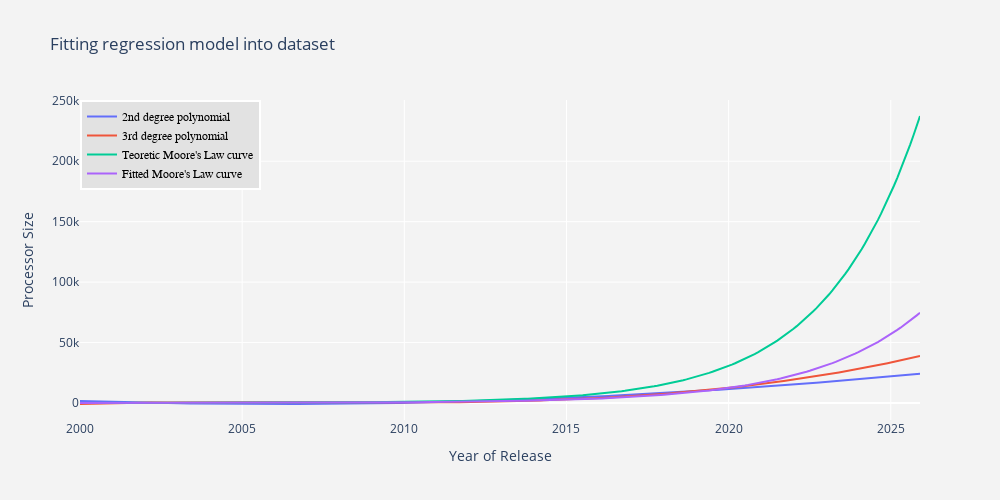

Notebook code for this chart:
### Code cell
import plotly.offline as py
import plotly.graph_objs as go

X_grid = np.arange(min(year_arr), max(year_arr) + 5, 0.1)
X_grid = X_grid.reshape((len(X_grid), 1))

y_pred_lin_reg_2 = lin_reg_2.predict(poly_reg_2.fit_transform(X_grid))
y_pred_lin_reg_3 = lin_reg_3.predict(poly_reg_3.fit_transform(X_grid))

X_grid = X_grid.flatten()

y_pred_moore_law_teoretic = calculateTransistorsMoore(X_grid, int(year_min),Transistors_arr_median[0])
y_pred_moore_law_fitted = exponentialCurve(X_grid, *popt)

trace1 = go.Scatter(
    x = X_grid,
    y = y_pred_lin_reg_2,
    mode = 'lines',
    name = '2nd degree polynomial'
)
trace2 = go.Scatter(
    x = X_grid,
    y = y_pred_lin_reg_3,
    mode = 'lines',
    name = '3rd degree polynomial'
)
trace3 = go.Scatter(
    x = X_grid,
    y = y_pred_moore_law_teoretic,
    mode = 'lines',
    name = "Teoretic Moore's Law curve"
)
trace4 = go.Scatter(
    x = X_grid,
    y = y_pred_moore_law_fitted,
    mode = 'lines',
    name = "Fitted Moore's Law curve"
)

data = [trace1, trace2, trace3, trace4]

layout = go.Layout(
    title = 'Fitting regression model into dataset',
    width=1000,
    height=500,
    paper_bgcolor='rgb(243, 243, 243)',
    plot_bgcolor='rgb(243, 243, 243)',
    yaxis = dict(title= 'Processor Size'),
    xaxis = dict(title= 'Year of Release'),
    legend=dict(
        x=0,
        y=1,
        traceorder='normal',
        font=dict(
            family='sans-serif',
            size=12,
            color='#000'
        ),
        bgcolor='#E2E2E2',
        bordercolor='#FFFFFF',
        borderwidth=2
    )
)
fig = go.Figure(data=data, layout=layout)

py.iplot(fig)

### Figure 1 — Plotly figure (JSON) as saved in the notebook; plotly's stock layout.template omitted (floating-point values rounded to 4 significant figures; data arrays with more than 128 entries replaced by an {"elided": "..."} marker saying what was removed)
{"data": [{"mode": "lines", "name": "2nd degree polynomial", "type": "scatter", "x": {"elided": "260 float values"}, "y": {"elided": "260 float values"}}, {"mode": "lines", "name": "3rd degree polynomial", "type": "scatter", "x": {"elided": "260 float values"}, "y": {"elided": "260 float values"}}, {"mode": "lines", "name": "Teoretic Moore's Law curve", "type": "scatter", "x": {"elided": "260 float values"}, "y": {"elided": "260 float values"}}, {"mode": "lines", "name": "Fitted Moore's Law curve", "type": "scatter", "x": {"elided": "260 float values"}, "y": {"elided": "260 float values"}}], "layout": {"height": 500, "legend": {"bgcolor": "#E2E2E2", "bordercolor": "#FFFFFF", "borderwidth": 2, "font": {"color": "#000", "family": "sans-serif", "size": 12}, "traceorder": "normal", "x": 0, "y": 1}, "paper_bgcolor": "rgb(243, 243, 243)", "plot_bgcolor": "rgb(243, 243, 243)", "title": {"text": "Fitting regression model into dataset"}, "width": 1000, "xaxis": {"title": {"text": "Year of Release"}}, "yaxis": {"title": {"text": "Processor Size"}}}}
